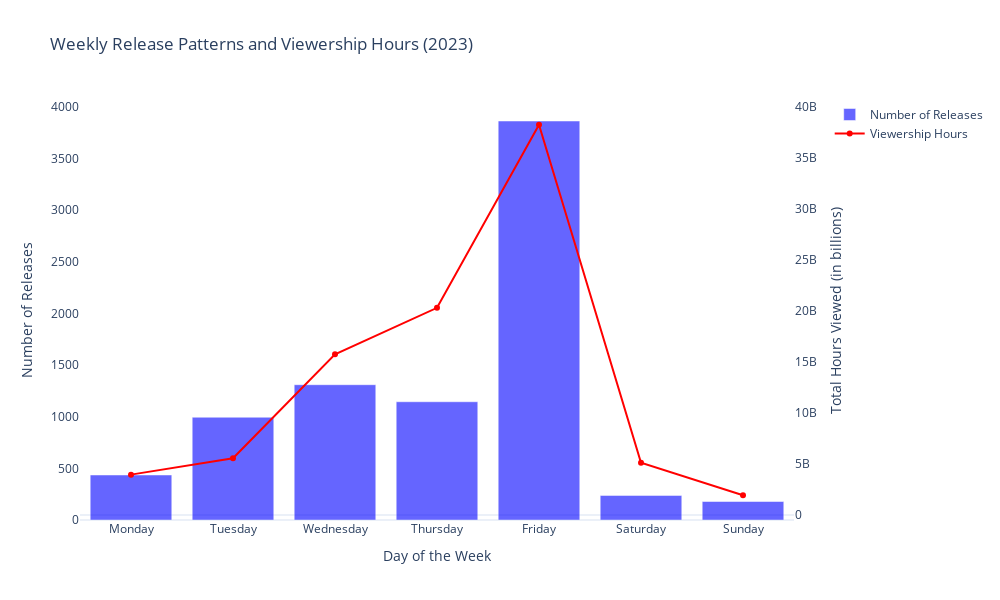

Here is the notebook cell this chart was saved with:
### Code cell
netflix_data['Release Day'] = netflix_data['Release Date'].dt.day_name()
weekday_releases = netflix_data['Release Day'].value_counts().reindex(
    ['Monday', 'Tuesday', 'Wednesday', 'Thursday', 'Friday', 'Saturday', 'Sunday']
)
weekday_viewership = netflix_data.groupby('Release Day')['Hours Viewed'].sum().reindex(
    ['Monday', 'Tuesday', 'Wednesday', 'Thursday', 'Friday', 'Saturday', 'Sunday']
)
fig = go.Figure()
fig.add_trace(
    go.Bar(
        x=weekday_releases.index,
        y=weekday_releases.values,
        name='Number of Releases',
        marker_color='blue',
        opacity=0.6,
        yaxis='y1'
    )
)
fig.add_trace(
    go.Scatter(
        x=weekday_viewership.index,
        y=weekday_viewership.values,
        name='Viewership Hours',
        mode='lines+markers',
        marker=dict(color='red'),
        line=dict(color='red'),
        yaxis='y2'
    )
)
fig.update_layout(
    title='Weekly Release Patterns and Viewership Hours (2023)',
    xaxis=dict(
        title='Day of the Week',
        categoryorder='array',
        categoryarray=['Monday', 'Tuesday', 'Wednesday', 'Thursday', 'Friday', 'Saturday', 'Sunday']
    ),
    yaxis=dict(
        title='Number of Releases',
        showgrid=False,
        side='left'
    ),
    yaxis2=dict(
        title='Total Hours Viewed (in billions)',
        overlaying='y',
        side='right',
        showgrid=False
    ),
    legend=dict(
        x=1.05,
        y=1,
        orientation='v',
        xanchor='left'
    ),
    height=600,
    width=1000
)
fig.show()

### Figure 1 — Plotly figure (JSON) as saved in the notebook; plotly's stock layout.template omitted (floating-point values rounded to 4 significant figures)
{"data": [{"marker": {"color": "blue"}, "name": "Number of Releases", "opacity": 0.6, "type": "bar", "x": ["Monday", "Tuesday", "Wednesday", "Thursday", "Friday", "Saturday", "Sunday"], "y": [436, 995, 1310, 1145, 3863, 238, 179], "yaxis": "y"}, {"line": {"color": "red"}, "marker": {"color": "red"}, "mode": "lines+markers", "name": "Viewership Hours", "type": "scatter", "x": ["Monday", "Tuesday", "Wednesday", "Thursday", "Friday", "Saturday", "Sunday"], "y": [3954000000.0, 5562000000.0, 15740000000.0, 20290000000.0, 38220000000.0, 5122000000.0, 1935000000.0], "yaxis": "y2"}], "layout": {"height": 600, "legend": {"orientation": "v", "x": 1.05, "xanchor": "left", "y": 1}, "title": {"text": "Weekly Release Patterns and Viewership Hours (2023)"}, "width": 1000, "xaxis": {"categoryarray": ["Monday", "Tuesday", "Wednesday", "Thursday", "Friday", "Saturday", "Sunday"], "categoryorder": "array", "title": {"text": "Day of the Week"}}, "yaxis": {"showgrid": false, "side": "left", "title": {"text": "Number of Releases"}}, "yaxis2": {"overlaying": "y", "showgrid": false, "side": "right", "title": {"text": "Total Hours Viewed (in billions)"}}}}
